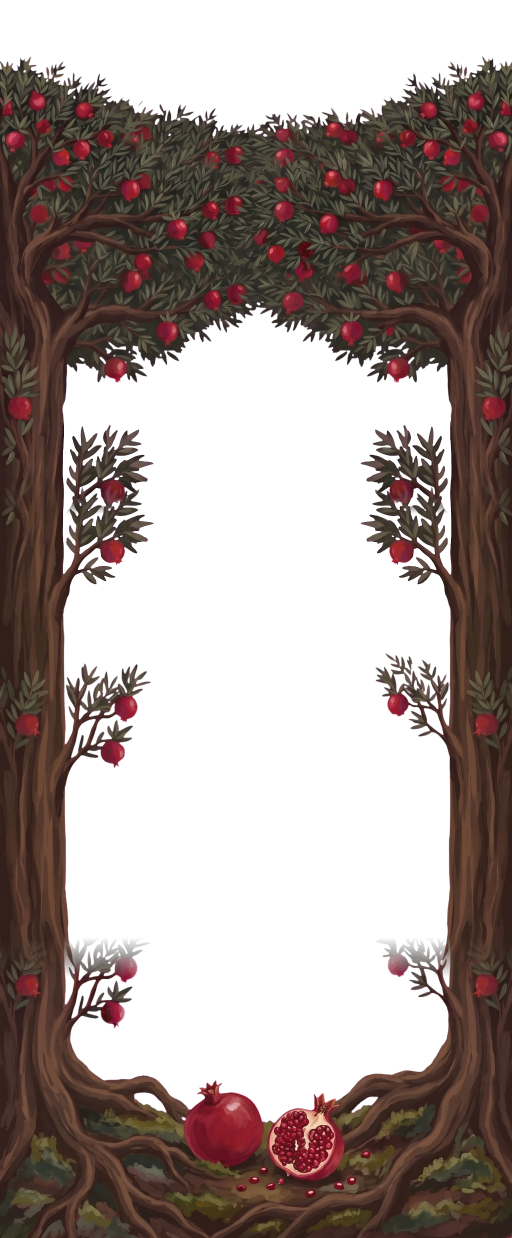
#> input picture assets/tree/tree-full.webp, 1536 x 3714 px, found by its file name (shown at 1/3 size)
$ python rig_compose.py
#> lines starting #> are read from the running program, lines starting #| are printed output that depends on the picture
### docs/council/rekey.py
"""Re-key the magenta renders with edge erosion + despill, write lossless-alpha WebP (and keep PNG), report sizes."""
import os, numpy as np
from PIL import Image, ImageFilter
SITE = r'C:\dev\anar-site'; T = os.path.join(SITE, 'assets', 'tree'); A = os.path.join(T, 'raw', 'api')
def key(src):
    a = np.asarray(Image.open(src).convert('RGB')).astype(np.float32); r, g, b = a[..., 0], a[..., 1], a[..., 2]
    mag = np.clip(((r + b) / 2 - g) / 255, 0, 1)
    alpha = np.clip((0.55 - mag) / 0.25, 0, 1)
    # erode alpha by ~1.5px to drop the magenta rim, then soften
    al = Image.fromarray((alpha * 255).astype(np.uint8)).filter(ImageFilter.MinFilter(3)).filter(ImageFilter.GaussianBlur(0.6))
    alpha = np.asarray(al).astype(np.float32) / 255
    # despill: where red and blue exceed green, pull them down to green level (kills pink), keep reds for fruit (r >> b)
    fruit = (r > b + 60)
    spill = np.clip(np.minimum(r, b) - g, 0, 255); spill = np.where(fruit, 0, spill)
    r2 = r - spill; b2 = b - spill
    rgb = np.dstack([r2, g, b2]); return Image.fromarray(np.dstack([np.clip(rgb, 0, 255), alpha * 255]).astype(np.uint8), 'RGBA')
# [6 lines that do not run on import are left out]

### docs/council/rig_clean.py
"""Canopy branch rig, step 1: clean the painted rig sprites (src-assets/tree/rig/*.png, the magenta renders) into
trimmed transparent sprites with their pivots (build(); rig_compose.py places them, sizes them to their placement
and writes assets/tree/rig/*.webp + rig.json {name, w, h, pivotX, pivotY, side}).
  - every sprite re-keyed from its raw render (rekey.key; b7 by distance from its own flat dull-magenta background,
    which the generic key left as a faint dark rectangle), then trimmed to its alpha bounding box
  - b5: the vertical trunk strip at its far right cropped off at the branch's cut end
  - b1m: b1 mirrored (its base is on the right; the left trunk needs a fourth branch)
  - fruit1: the trunk stubs at its bottom corners cropped off (fruit + stem only)
  - fruit3: the canopy painted in its lower half cropped off (the top pair only)
  - each branch's cut end is feathered over FEATHER of its length (it melts into the bark, no sawn disc shows)
  - graded: leaves and wood onto the approved canopy's leaf tones (the fruit kept)
  - pivot = the cut end (branches: the mean row of the opaque pixels at the base edge; fruit: the top of the stem)
  - backdrop.webp is built by rig_compose.py (scaled to the crown and masked to the approved silhouette)
  - resampled to SCALE of the raw resolution (the sprites render at ~0.3-0.45 of raw in art px; 0.6 keeps >= 1.3x)
Usage: imported by rig_compose.py (python docs/council/rig_clean.py writes the unplaced sprites for inspection)"""
import os, sys
import numpy as np
from PIL import Image, ImageFilter
sys.path.insert(0, os.path.dirname(os.path.abspath(__file__)))
from rekey import key  # noqa: E402
SITE = r'C:\dev\anar-site'; RAW = os.path.join(SITE, 'src-assets', 'tree', 'rig'); OUT = os.path.join(SITE, 'assets', 'tree', 'rig')
SCALE = 0.6; FEATHER = 0.12


# [40 lines left out: functions key_flat, trim, base_pivot, feather, not called in this run]


# the approved canopy's leaf tones (tree-full, rows 0-1200, alpha > 200 and green >= red - 5): the sprites were
# painted lighter and more saturated; their leaves and wood are graded onto these, the fruit (red) is kept
LEAF_MU = np.array([62.7, 60.0, 49.4], np.float32); LEAF_SD = np.array([19.5, 19.3, 16.4], np.float32)


# [20 lines left out: functions grade, stem_pivot, not called in this run]


def build():
    """the cleaned sprites in memory, at SCALE of the raw resolution: {name: (RGBA image, manifest entry)}"""
    raw = {}
    for n in ['b1', 'b2', 'b3', 'b4', 'b5', 'b6', 'b8', 'fruit1', 'fruit2', 'fruit3']:
        raw[n] = key(os.path.join(RAW, n + '.png'))
    raw['b7'] = key_flat(os.path.join(RAW, 'b7.png'))
    # b7's fruit came out with a purple cast (painted against the dull magenta): the blue of its red pixels is
    # pulled halfway back to their green, the canopy fruit's balance (tree-full fruit: blue - green = 14)
    a = np.asarray(raw['b7']).astype(np.float32)
    red = (a[..., 0] - a[..., 1] > 50) & (a[..., 2] > a[..., 1])
    a[..., 2] = np.where(red, a[..., 1] + 0.45 * (a[..., 2] - a[..., 1]), a[..., 2])
    raw['b7'] = Image.fromarray(a.astype(np.uint8), 'RGBA')
    # b5: the trunk strip (the columns in the right 300 px opaque over > 90 % of the height) cropped off at the
    # branch's cut end
    a = np.asarray(raw['b5'])[..., 3]
    cov = (a > 128).mean(0)
    x0 = a.shape[1] - 300
    strip = x0 + int(np.where(cov[x0:] > 0.9)[0].min())
    b5 = raw['b5'].crop((0, 0, strip - 6, raw['b5'].height))
    # the strip's edge is not quite vertical: slivers of it remain in the last columns above and below the branch,
    # so the rows are cut to the branch's own extent (measured without the last 60 columns)
    a = np.asarray(b5)[..., 3][:, :-60]
    ys = np.where(a.max(1) > 40)[0]
    raw['b5'] = b5.crop((0, int(ys.min()), b5.width, int(ys.max()) + 1))
    # fruit1: the fruit + stem only (the trunk stubs sit in the bottom corners, below / outside the fruit)
    f = raw['fruit1']; a = np.asarray(f)[..., 3]
    cx = f.width // 2
    col = a[:, cx - 300:cx + 300]
    rows = np.where(col.max(1) > 128)[0]
    # the fruit ends where the centre column first goes empty after the fruit body
    occ = col.max(1) > 128
    body_end = rows[0]
    while body_end < len(occ) and (occ[body_end] or occ[min(len(occ) - 1, body_end + 1)]):
        body_end += 1
    raw['fruit1'] = f.crop((cx - 520, 0, cx + 520, body_end + 8))
    # fruit3: the top pair only: from the top to the first row where the canopy below starts (the centre band goes
    # empty between the pair's crowns and the painted canopy)
    f = raw['fruit3']; a = np.asarray(f)[..., 3]
    cx = f.width // 2
    col = a[:, cx - 360:cx + 360]
    occ = col.max(1) > 128
    y = 0
    while y < len(occ) and occ[y]:
        y += 1
    raw['fruit3'] = f.crop((cx - 420, 0, cx + 420, y + 4))
    raw['b1m'] = raw['b1'].transpose(Image.FLIP_LEFT_RIGHT)

    sides = {'b1': 'R', 'b1m': 'L', 'b2': 'L', 'b3': 'L', 'b4': 'L', 'b5': 'R', 'b6': 'R', 'b7': 'R', 'b8': 'R'}
    out = {}
    for n, im in raw.items():
        im = grade(trim(im))
        w, h = int(round(im.width * SCALE)), int(round(im.height * SCALE))
        im = im.resize((w, h), Image.LANCZOS)
        if n in sides:
            px, py = base_pivot(im, sides[n]); side = sides[n]
            im = feather(im, side)
        else:
            px, py = stem_pivot(im); side = 'T'
        out[n] = (im, {'name': n, 'w': w, 'h': h, 'pivotX': px, 'pivotY': py, 'side': side})
    return out


# [6 lines left out: function main, not called in this run]


# [2 lines that do not run on import are left out]

### docs/council/rig_compose.py
"""Canopy branch rig, step 2: compose the rig at rest in art px (tree-full: 1536 wide, canopy rows 0-1200), build the
static backdrop (assets/tree/rig/backdrop.webp, the raw backdrop scaled over the crown and masked to the approved
silhouette) and the static limbs (assets/tree/rig/limbs.webp, tree-full's trunks and big limbs), size every sprite
to its placement, write rig.json and print the HTML for index.html. Renders the rest composite next to the approved canopy for the comparison.
Usage: python docs/council/rig_compose.py [preview.jpg] [--write] [--clear]"""
import os, sys, json
import numpy as np
from PIL import Image, ImageFilter, ImageEnhance
sys.path.insert(0, os.path.dirname(os.path.abspath(__file__)))
from rekey import key  # noqa: E402
SITE = r'C:\dev\anar-site'; RIG = os.path.join(SITE, 'assets', 'tree', 'rig'); TREE = os.path.join(SITE, 'assets', 'tree', 'tree-full.webp')
RAW = os.path.join(SITE, 'src-assets', 'tree', 'rig')
W, H = 1536, 1200
NIGHT = (27, 34, 30)
# branches: name, layer, pivot (art px), k (art px per sprite px), rest rotation (deg, clockwise), fruit
# fruit: (sprite, x, y in the branch sprite's px where the stem top hangs, fruit width in art px)
LAYOUT = [
    # back (darker, behind the static limbs): the low pair and the right upper pair
    dict(n='b3', layer='back', X=170, Y=930, k=0.55, r=4, fruit=[]),
    dict(n='b2', layer='back', X=175, Y=860, k=0.50, r=0, fruit=[]),
    dict(n='b5', layer='back', X=1370, Y=900, k=0.55, r=-2, fruit=[]),
    dict(n='b8', layer='back', X=1370, Y=500, k=0.45, r=2, fruit=[]),
    # front (over the limbs; each cut end feathered into the bark), with the hanging fruit sprites
    dict(n='b4', layer='front', X=150, Y=620, k=0.50, r=-2, fruit=[('fruit3', 1000, 330, 80)]),
    dict(n='b7', layer='front', X=1380, Y=500, k=0.52, r=4, fruit=[('fruit1', 380, 420, 58)]),
    dict(n='b1m', layer='front', X=175, Y=700, k=0.50, r=-4, fruit=[('fruit1', 1150, 410, 58), ('fruit2', 700, 250, 80)]),
    dict(n='b6', layer='front', X=1365, Y=690, k=0.50, r=0, fruit=[('fruit1', 300, 450, 58), ('fruit3', 650, 270, 80)]),
]
BACK_BRIGHT = 0.85


RES_BRANCH, RES_FRUIT = 1.25, 2.0   # shipped sprite px per art px (the canopy itself is 1 image px per art px)
_BUILT = None


def built():
    """the cleaned sprites (rig_clean.build(), cached): (images, manifest), both keyed by name"""
    global _BUILT
    if _BUILT is None:
        from rig_clean import build
        b = build()
        _BUILT = ({n: v[0] for n, v in b.items()}, {n: v[1] for n, v in b.items()})
    return _BUILT


# [100 lines left out: functions build_backdrop, place, limbs_layer, not called in this run]


def compose(extra=None):
    tree = Image.open(TREE).convert('RGBA').crop((0, 0, W, H))
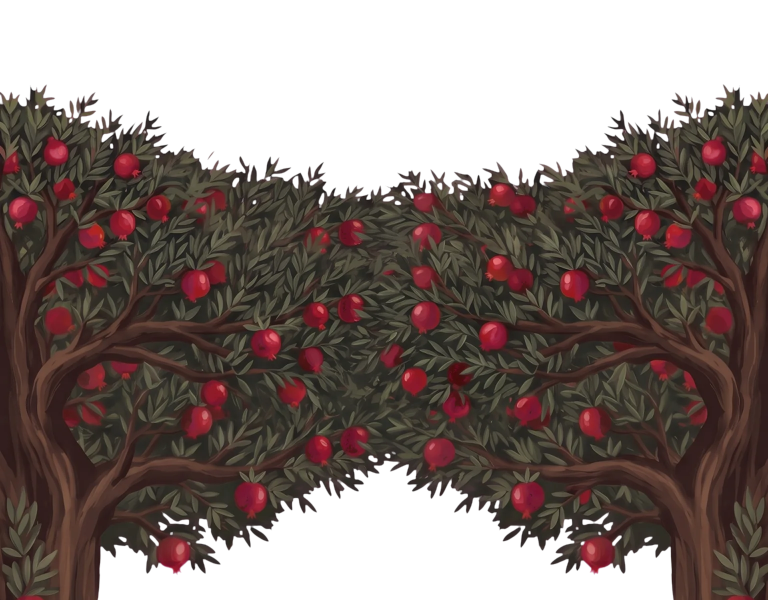
#> tree: PIL image 1536x1200 RGBA (shown at 1/2 size); mean R, G, B, A 53.9, 40.1, 36.4, 167.4; transparent parts drawn white
    spr, m = built()
    bd, by = build_backdrop(np.asarray(tree)[..., 3])
    out = Image.new('RGBA', (W, H), NIGHT + (255,))
    out.alpha_composite(bd, (0, by))
    for b in LAYOUT:
        if b['layer'] == 'back':
            out = Image.alpha_composite(out, place(spr, dict(b, r=b['r'] + (extra or {}).get(b['n'], 0)), m))
    limbs, ly = limbs_layer(tree)
    out.alpha_composite(limbs, (0, ly))
    for b in LAYOUT:
        if b['layer'] == 'front':
            out = Image.alpha_composite(out, place(spr, dict(b, r=b['r'] + (extra or {}).get(b['n'], 0)), m))
    return out, tree, bd, by, limbs, ly


# [57 lines left out: functions clearance, write, not called in this run]


def main():
    out_path = sys.argv[1] if len(sys.argv) > 1 and not sys.argv[1].startswith('--') else None
    comp, tree, bd, by, limbs, ly = compose()
    if '--write' in sys.argv:
        write(bd, by, limbs, ly)
    if '--clear' in sys.argv:
        spr, m = built()
        clearance(spr, m)
    if out_path:
        bg = Image.new('RGBA', (W, H), NIGHT + (255,)); bg.alpha_composite(tree)
        sheet = Image.new('RGB', (W * 2 + 16, H), (120, 120, 120))
        sheet.paste(bg.convert('RGB'), (0, 0)); sheet.paste(comp.convert('RGB'), (W + 16, 0))
        sheet.save(out_path, quality=86)
        print('wrote', out_path)


if __name__ == '__main__':
#> (the run stopped early here; a loop or call above may not have finished)
